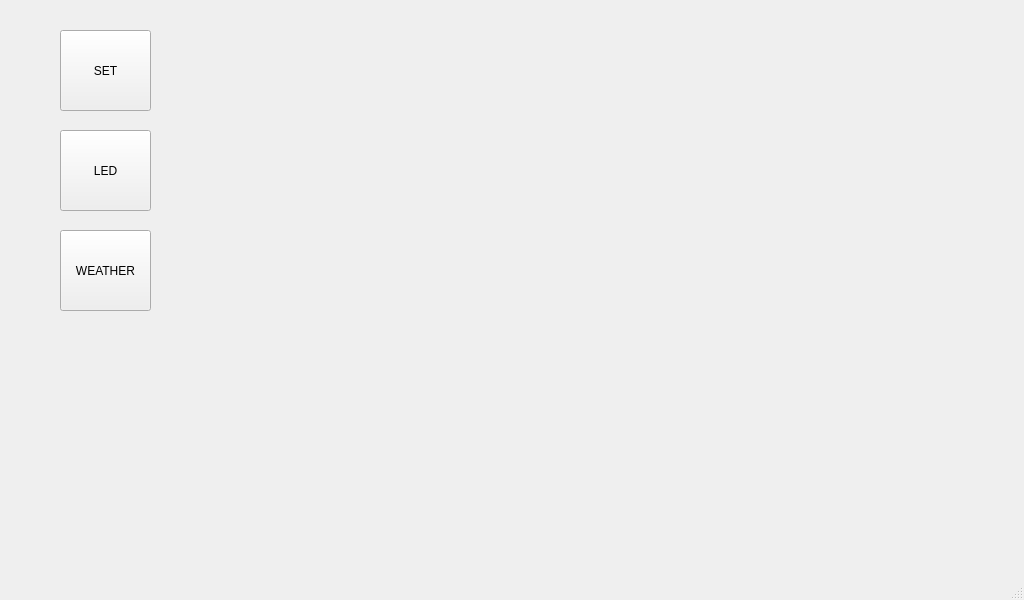
<?xml version="1.0" encoding="UTF-8"?>
<ui version="4.0">
 <class>MainWindow</class>
 <widget class="QMainWindow" name="MainWindow">
  <property name="geometry">
   <rect>
    <x>0</x>
    <y>0</y>
    <width>1024</width>
    <height>600</height>
   </rect>
  </property>
  <property name="maximumSize">
   <size>
    <width>1024</width>
    <height>600</height>
   </size>
  </property>
  <property name="windowTitle">
   <string>MainWindow</string>
  </property>
  <widget class="QWidget" name="centralwidget">
   <widget class="QPushButton" name="setting">
    <property name="geometry">
     <rect>
      <x>60</x>
      <y>30</y>
      <width>91</width>
      <height>81</height>
     </rect>
    </property>
    <property name="text">
     <string>SET</string>
    </property>
   </widget>
   <widget class="QPushButton" name="led">
    <property name="geometry">
     <rect>
      <x>60</x>
      <y>130</y>
      <width>91</width>
      <height>81</height>
     </rect>
    </property>
    <property name="text">
     <string>LED</string>
    </property>
   </widget>
   <widget class="QPushButton" name="weather">
    <property name="geometry">
     <rect>
      <x>60</x>
      <y>230</y>
      <width>91</width>
      <height>81</height>
     </rect>
    </property>
    <property name="text">
     <string>WEATHER</string>
    </property>
   </widget>
  </widget>
  <widget class="QMenuBar" name="menubar">
   <property name="geometry">
    <rect>
     <x>0</x>
     <y>0</y>
     <width>1024</width>
     <height>23</height>
    </rect>
   </property>
  </widget>
  <widget class="QStatusBar" name="statusbar"/>
 </widget>
 <resources/>
 <connections/>
</ui>
